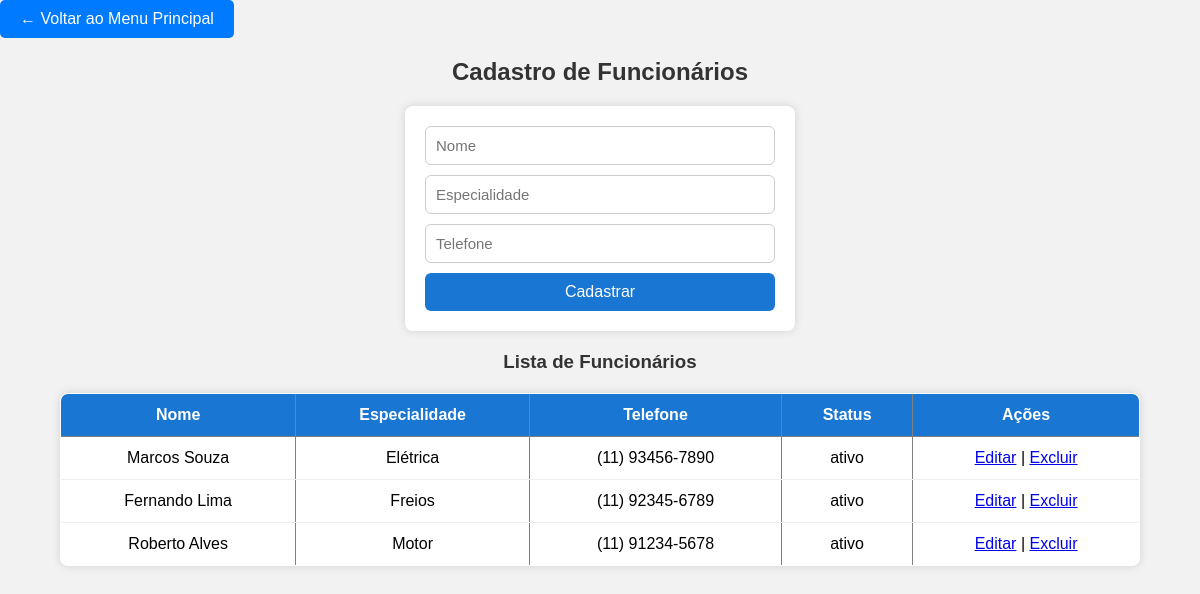
Page /view/IndexM.php on the earlier database version.
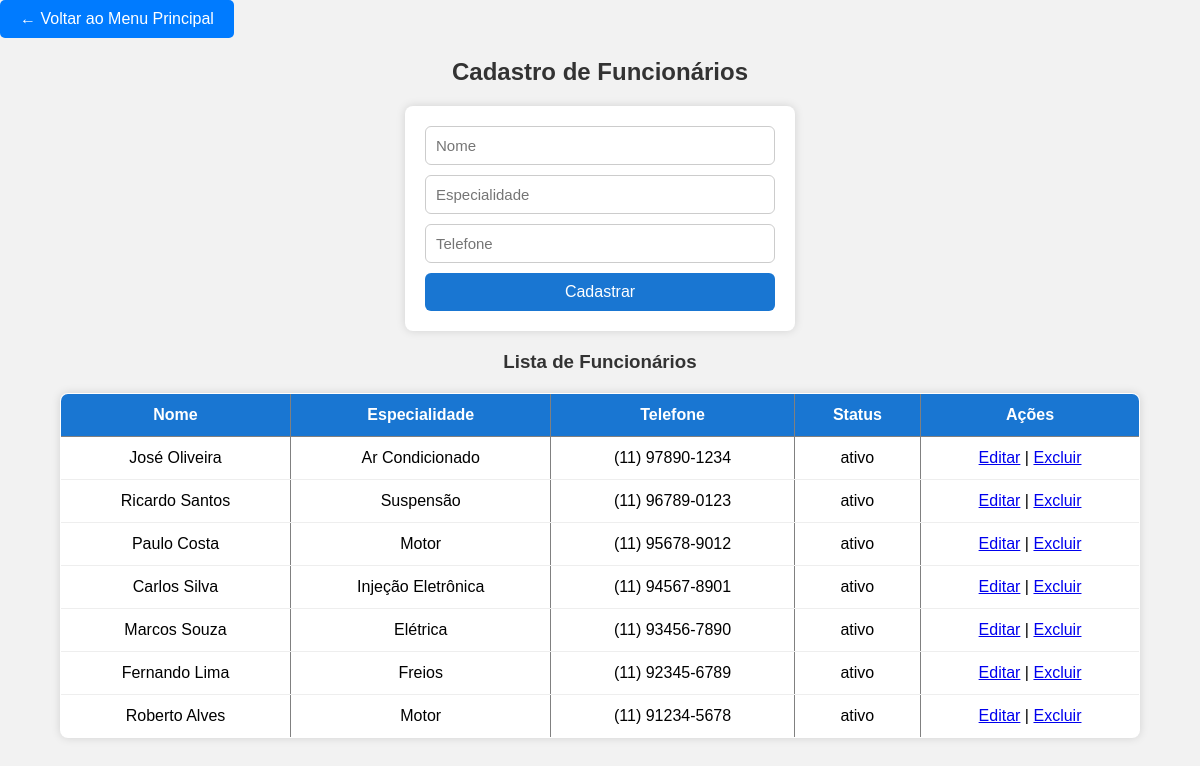
Same page on the later database version.
### tables this page shows
CREATE TABLE MECANICO (
    ID_MECANICO INT AUTO_INCREMENT PRIMARY KEY,
    NOME_MECANICO VARCHAR(100),
    ESPECIALIDADE VARCHAR(100),
    TELEFONE VARCHAR(20)
);

### model/Connection.php (called while the page is built)
<?php
class Connection {
    private static $instance = null;
    public static function getInstance() {
        if (!self::$instance) {
            try {
                $host = 'localhost';
                $dbname = 'OFICINA';
                $user = 'root';
                $pass = 'Charlo2025@';
                self::$instance = new PDO(
                    "mysql:host=$host;dbname=$dbname;charset=utf8mb4",
                    $user,
                    $pass
                );
                self::$instance->setAttribute(PDO::ATTR_ERRMODE, PDO::ERRMODE_EXCEPTION);
            } catch (PDOException $e) {
                die("Erro ao conectar ao MySQL: " . $e->getMessage());
            }
        }
        return self::$instance;
    }
}
?>

### controller/MecanicoController.php (called while the page is built, shortened)
<?php
require_once __DIR__ . '/../model/MecanicoDAO.php';
require_once __DIR__ . '/../model/Mecanico.php';
class MecanicoController {
    private $dao;
    public function __construct(){
        $this->dao = new MecanicoDAO();
    }
    public function ler(){
        return $this->dao->ler();
    }
}
?>

### model/MecanicoDAO.php (called while the page is built, shortened)
<?php
require_once __DIR__ . '/Connection.php';
require_once __DIR__ . '/Mecanico.php';
class MecanicoDAO {
    private $conn;
    public function __construct(){
        $this->conn = Connection::getInstance();
    }
    public function ler(){
        $stmt = $this->conn->query("SELECT * FROM MECANICO ORDER BY ID_MECANICO DESC");
        $lista = [];
        while ($row = $stmt->fetch(PDO::FETCH_ASSOC)) {
            $lista[] = new Mecanico(
                $row['NOME_MECANICO'],
                $row['ESPECIALIDADE'],
                $row['TELEFONE'],
                'ativo',
                $row['ID_MECANICO']
            );
        }
        return $lista;
    }
}
?>

### model/Mecanico.php (called while the page is built, shortened)
<?php
class Mecanico {
    private $id, $nome, $especialidade, $telefone, $status;
    public function __construct($nome, $especialidade, $telefone, $status='ativo', $id=null){
        $this->id = $id;
        $this->nome = $nome;
        $this->especialidade = $especialidade;
        $this->telefone = $telefone;
        $this->status = $status;
    }
    public function getId() { return $this->id; }
    public function getNome() { return $this->nome; }
    public function getEspecialidade() { return $this->especialidade; }
    public function getTelefone() { return $this->telefone; }
    public function getStatus() { return $this->status; }
}
?>

### view/IndexM.php (the view, shortened to what this page needs)
<?php
require_once __DIR__.'/../Controller/MecanicoController.php';
$controller = new MecanicoController();
$editData = null;
$lista = $controller->ler();
?>
<!DOCTYPE html>
<html lang="pt-br">
<head>
    <link rel="stylesheet" href="style.css">
</head>
<body>
<div style="margin-bottom: 20px;">
    <a href="index.php" style="display: inline-block; padding: 10px 20px; background: #007bff; color: white; text-decoration: none; border-radius: 5px;">← Voltar ao Menu Principal</a>
</div>
<h2><?= $editData ? "Editar Mecânico" : "Cadastro de Funcionários" ?></h2>
<form method="POST">
    <input type="text" name="nome" placeholder="Nome" required
        value="<?= $editData ? $editData->getNome() : '' ?>">
    <input type="text" name="especialidade" placeholder="Especialidade" required
        value="<?= $editData ? $editData->getEspecialidade() : '' ?>">
    <input type="text" name="telefone" placeholder="Telefone" required
        value="<?= $editData ? $editData->getTelefone() : '' ?>">
    <button type="submit">
        <?= $editData ? "Salvar" : "Cadastrar" ?>
    </button>
</form>
<h3>Lista de Funcionários</h3>
<table border="1">
<tr><th>Nome</th><th>Especialidade</th><th>Telefone</th><th>Status</th><th>Ações</th></tr>
<?php foreach($lista as $m): ?>
<tr>
    <td><?= $m->getNome(); ?></td>
    <td><?= $m->getEspecialidade(); ?></td>
    <td><?= $m->getTelefone(); ?></td>
    <td><?= $m->getStatus(); ?></td>
    <td>
        <a href="?edit=<?= $m->getId() ?>">Editar</a> |
        <a href="?delete=<?= $m->getId() ?>" onclick="return confirm('Tem certeza?')">Excluir</a>
    </td>
</tr>
<?php endforeach; ?>
</table>
</body>
</html>

Differences in the rows shown:
added mecanico: NOME_MECANICO "José Oliveira", ESPECIALIDADE "Ar Condicionado", TELEFONE "(11) 97890-1234", Status "ativo"
added mecanico: NOME_MECANICO "Ricardo Santos", ESPECIALIDADE "Suspensão", TELEFONE "(11) 96789-0123", Status "ativo"
added mecanico: NOME_MECANICO "Paulo Costa", ESPECIALIDADE "Motor", TELEFONE "(11) 95678-9012", Status "ativo"
added mecanico: NOME_MECANICO "Carlos Silva", ESPECIALIDADE "Injeção Eletrônica", TELEFONE "(11) 94567-8901", Status "ativo"
